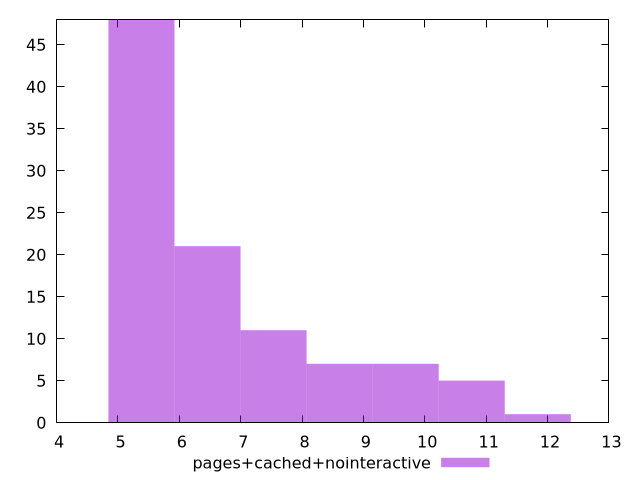

Here is the gnuplot script that generated this plot:
$_pagesCachedNointeractive <<EOF
5.382083389455738 48
6.458500067346884 21
10.764166778911475 5
7.534916745238032 11
9.687750101020328 7
8.61133342312918 7
11.840583456802623 1
EOF
set key outside below
set terminal pngcairo
set output "report_00005_2020-11-02T22-26-11.212Z/network-server-latency/pages+cached+nointeractive//raw_hist.png"
set yrange [0:48]
set boxwidth 1.0764166778911475
set style fill transparent solid 0.5 noborder
plot $_pagesCachedNointeractive title "pages+cached+nointeractive" with boxes ,
